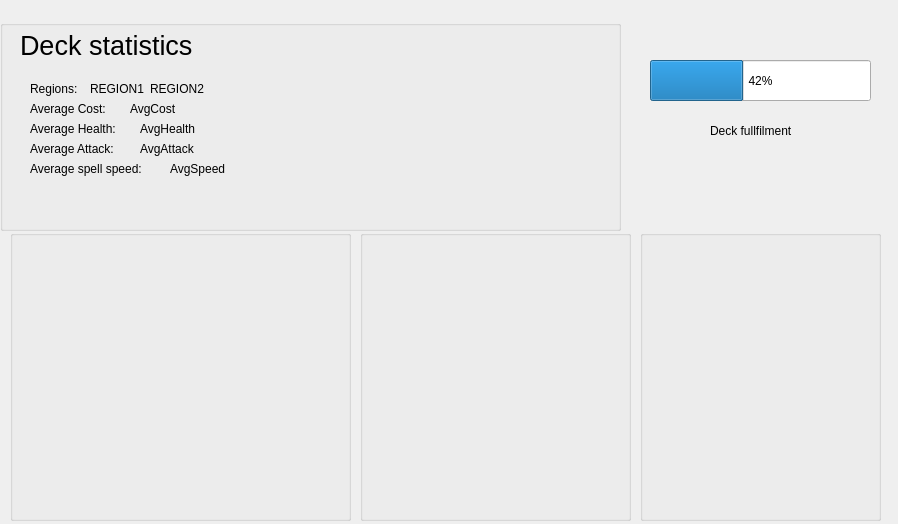
<?xml version="1.0" encoding="UTF-8"?>
<ui version="4.0">
 <class>DeckWindow</class>
 <widget class="QDialog" name="DeckWindow">
  <property name="enabled">
   <bool>true</bool>
  </property>
  <property name="geometry">
   <rect>
    <x>0</x>
    <y>0</y>
    <width>898</width>
    <height>524</height>
   </rect>
  </property>
  <property name="windowTitle">
   <string>Dialog</string>
  </property>
  <widget class="QGroupBox" name="CardsInDeck">
   <property name="geometry">
    <rect>
     <x>10</x>
     <y>230</y>
     <width>341</width>
     <height>291</height>
    </rect>
   </property>
   <property name="title">
    <string/>
   </property>
  </widget>
  <widget class="QGroupBox" name="Statystyki">
   <property name="geometry">
    <rect>
     <x>0</x>
     <y>20</y>
     <width>621</width>
     <height>211</height>
    </rect>
   </property>
   <property name="title">
    <string/>
   </property>
   <widget class="QLabel" name="label_2">
    <property name="geometry">
     <rect>
      <x>20</x>
      <y>10</y>
      <width>361</width>
      <height>31</height>
     </rect>
    </property>
    <property name="font">
     <font>
      <pointsize>20</pointsize>
     </font>
    </property>
    <property name="text">
     <string>Deck statistics</string>
    </property>
   </widget>
   <widget class="QLabel" name="label_3">
    <property name="geometry">
     <rect>
      <x>30</x>
      <y>60</y>
      <width>59</width>
      <height>18</height>
     </rect>
    </property>
    <property name="text">
     <string>Regions:</string>
    </property>
   </widget>
   <widget class="QLabel" name="label_4">
    <property name="geometry">
     <rect>
      <x>90</x>
      <y>60</y>
      <width>61</width>
      <height>18</height>
     </rect>
    </property>
    <property name="text">
     <string>REGION1</string>
    </property>
   </widget>
   <widget class="QLabel" name="label_5">
    <property name="geometry">
     <rect>
      <x>30</x>
      <y>80</y>
      <width>111</width>
      <height>18</height>
     </rect>
    </property>
    <property name="text">
     <string>Average Cost:</string>
    </property>
   </widget>
   <widget class="QLabel" name="label_6">
    <property name="geometry">
     <rect>
      <x>130</x>
      <y>80</y>
      <width>91</width>
      <height>18</height>
     </rect>
    </property>
    <property name="text">
     <string>AvgCost</string>
    </property>
   </widget>
   <widget class="QLabel" name="label_7">
    <property name="geometry">
     <rect>
      <x>150</x>
      <y>60</y>
      <width>61</width>
      <height>18</height>
     </rect>
    </property>
    <property name="text">
     <string>REGION2</string>
    </property>
   </widget>
   <widget class="QLabel" name="label_8">
    <property name="geometry">
     <rect>
      <x>30</x>
      <y>100</y>
      <width>101</width>
      <height>18</height>
     </rect>
    </property>
    <property name="text">
     <string>Average Health:</string>
    </property>
   </widget>
   <widget class="QLabel" name="label_9">
    <property name="geometry">
     <rect>
      <x>140</x>
      <y>100</y>
      <width>91</width>
      <height>18</height>
     </rect>
    </property>
    <property name="text">
     <string>AvgHealth</string>
    </property>
   </widget>
   <widget class="QLabel" name="label_10">
    <property name="geometry">
     <rect>
      <x>30</x>
      <y>140</y>
      <width>131</width>
      <height>18</height>
     </rect>
    </property>
    <property name="text">
     <string>Average spell speed:</string>
    </property>
   </widget>
   <widget class="QLabel" name="label_11">
    <property name="geometry">
     <rect>
      <x>170</x>
      <y>140</y>
      <width>62</width>
      <height>18</height>
     </rect>
    </property>
    <property name="text">
     <string>AvgSpeed</string>
    </property>
   </widget>
   <widget class="QLabel" name="label_12">
    <property name="geometry">
     <rect>
      <x>30</x>
      <y>120</y>
      <width>101</width>
      <height>18</height>
     </rect>
    </property>
    <property name="text">
     <string>Average Attack:</string>
    </property>
   </widget>
   <widget class="QLabel" name="label_13">
    <property name="geometry">
     <rect>
      <x>140</x>
      <y>120</y>
      <width>91</width>
      <height>18</height>
     </rect>
    </property>
    <property name="text">
     <string>AvgAttack</string>
    </property>
   </widget>
  </widget>
  <widget class="QGroupBox" name="groupBox_2">
   <property name="geometry">
    <rect>
     <x>360</x>
     <y>230</y>
     <width>271</width>
     <height>291</height>
    </rect>
   </property>
   <property name="title">
    <string/>
   </property>
  </widget>
  <widget class="QGroupBox" name="groupBox_3">
   <property name="geometry">
    <rect>
     <x>640</x>
     <y>230</y>
     <width>241</width>
     <height>291</height>
    </rect>
   </property>
   <property name="title">
    <string/>
   </property>
  </widget>
  <widget class="QLabel" name="label">
   <property name="geometry">
    <rect>
     <x>710</x>
     <y>110</y>
     <width>101</width>
     <height>41</height>
    </rect>
   </property>
   <property name="text">
    <string>Deck fullfilment</string>
   </property>
  </widget>
  <widget class="QProgressBar" name="deckFill">
   <property name="geometry">
    <rect>
     <x>650</x>
     <y>60</y>
     <width>221</width>
     <height>41</height>
    </rect>
   </property>
   <property name="maximum">
    <number>40</number>
   </property>
   <property name="value">
    <number>17</number>
   </property>
  </widget>
 </widget>
 <resources/>
 <connections/>
</ui>
